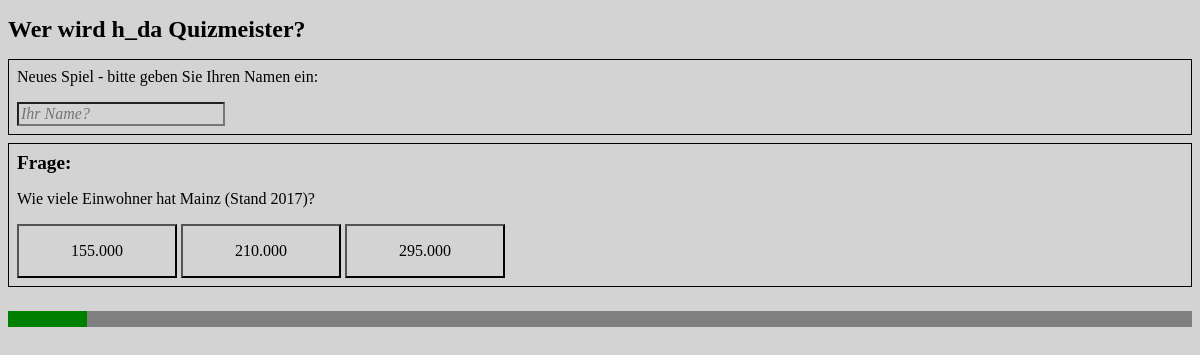
Page /Klausuren/17SS/MEISTER.php on the committed database.
### tables this page shows
CREATE TABLE IF NOT EXISTS `fragen` (
   `id` int(11) NOT NULL,
   `frage` varchar(50) NOT NULL,
   `antwort1` varchar(50) NOT NULL,
   `antwort2` varchar(50) NOT NULL,
   `antwort3` varchar(50) NOT NULL,
   `richtig` enum('1', '2', '3') NOT NULL
);

### src/Klausuren/17SS/MEISTER.php (the view, shortened to what this page needs)
<?php
require_once 'Page.php';
class MEISTER extends Page
{
    protected $frageRecord = null;
    protected $richtig = true;
    protected function getViewData()
    {
        $recordset = $this->db->query("SELECT * FROM fragen ORDER BY rand() LIMIT 1;");
        $this->frageRecord = $recordset->fetch_assoc();
    }
    protected function generateView()
    {
        $this->getViewData();
        echo <<<EOT
		<h1>Wer wird h_da Quizmeister?</h1>
		<form action="MEISTER.php" method="post">
EOT;
        if ($this->richtig) {
            if (!isset($_SESSION['spielID'])) {
                echo <<<EOT
				<div>
					<p>
						Neues Spiel - bitte geben Sie Ihren Namen ein:
					</p>
					<input type="text" name="name" value="" id="name" placeholder="Ihr Name?" required/>
				</div>
EOT;
            }
            $frage = htmlspecialchars($this->frageRecord['frage']);
            $antwort1 = htmlspecialchars($this->frageRecord['antwort1']);
            $antwort2 = htmlspecialchars($this->frageRecord['antwort2']);
            $antwort3 = htmlspecialchars($this->frageRecord['antwort3']);
            echo <<<EOT
			<div>
				<h2>Frage:</h2>
				<p>$frage</p>
				<input type="submit" name="antwort1" value="$antwort1" class="submit" />
				<input type="submit" name="antwort2" value="$antwort2" class="submit" />
				<input type="submit" name="antwort3" value="$antwort3" class="submit" />
			</div>
EOT;
        } else {
            echo "<p>leider falsch</p>\r\n";
        }
        echo <<<EOT
		</form>
		<progress id="myProgress" value="0" max="30"></progress>
EOT;
    }
    public static function main()
    {
        try {
            $page = new MEISTER();
            $page->processReceivedData();
            $page->generateView();
        } catch (Exception $e) {
            header("Content-type: text/plain");
            echo $e->getMessage();
        }
    }
}
MEISTER::main();

### src/Klausuren/17SS/MEISTER.css (style rules this page uses)
* { font-family: "Times New Roman", sans-serif; font-size: 1rem; background-color: lightgrey; }
h1 { font-size: 1.5rem; font-weight: bold; }
h2 { font-size: 1.2rem; font-weight: bold; margin-top: 0; }
p { margin-top: 0; }
#name { font-style: italic; }
div { border: 0.1rem solid black; padding: 0.5rem; margin-bottom: 0.5rem; }
.submit { width: 10rem; padding: 1rem; display: inline-block; }
progress { width: 100%; margin-top: 1rem; }

### rows in the picture
fragen: frage "Wie viele Einwohner hat Mainz (Stand 2017)?", antwort1 "155.000", antwort2 "210.000", antwort3 "295.000"
